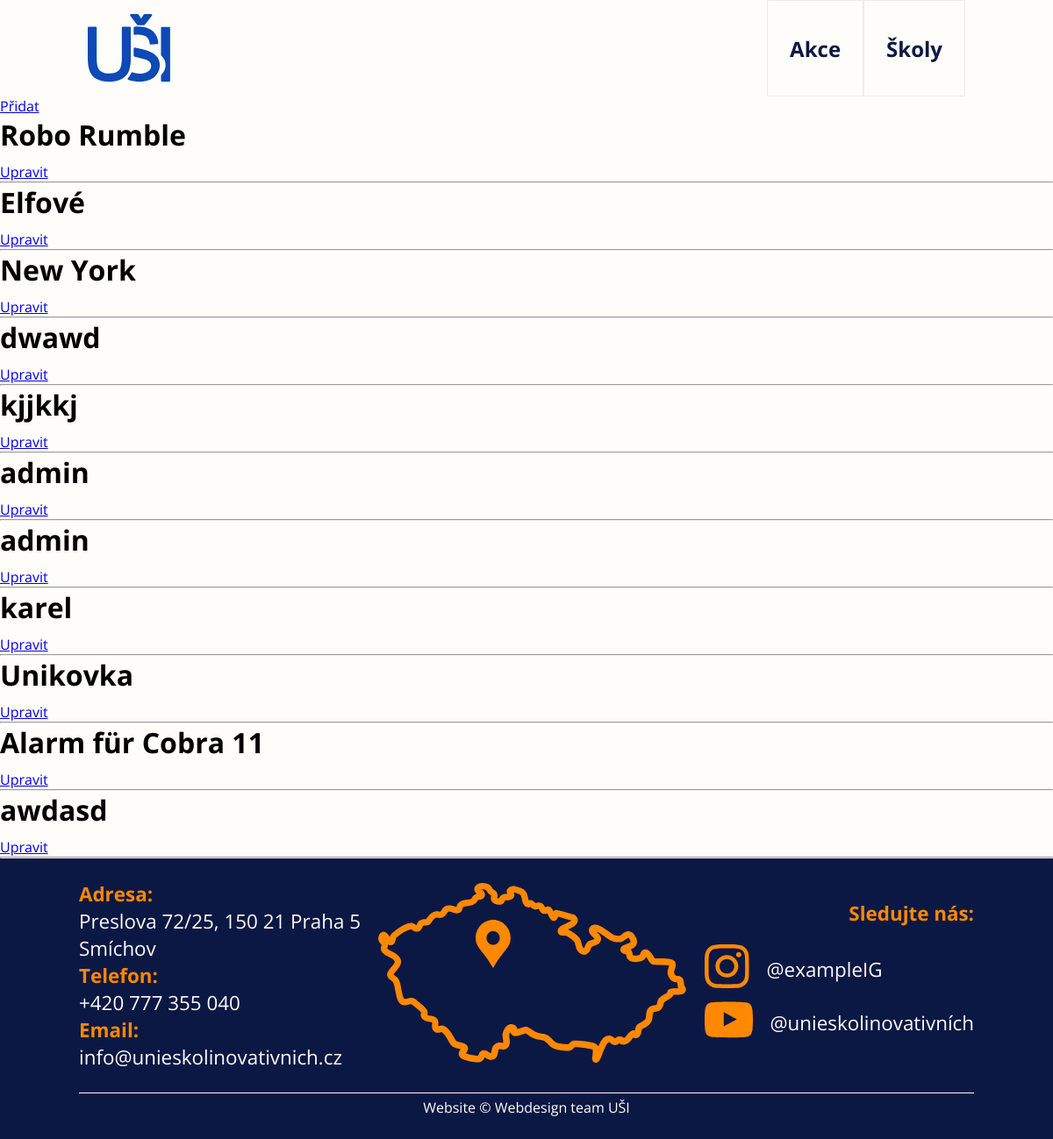
The page /pages/editEvents.php (signed in) on the database as committed earlier.
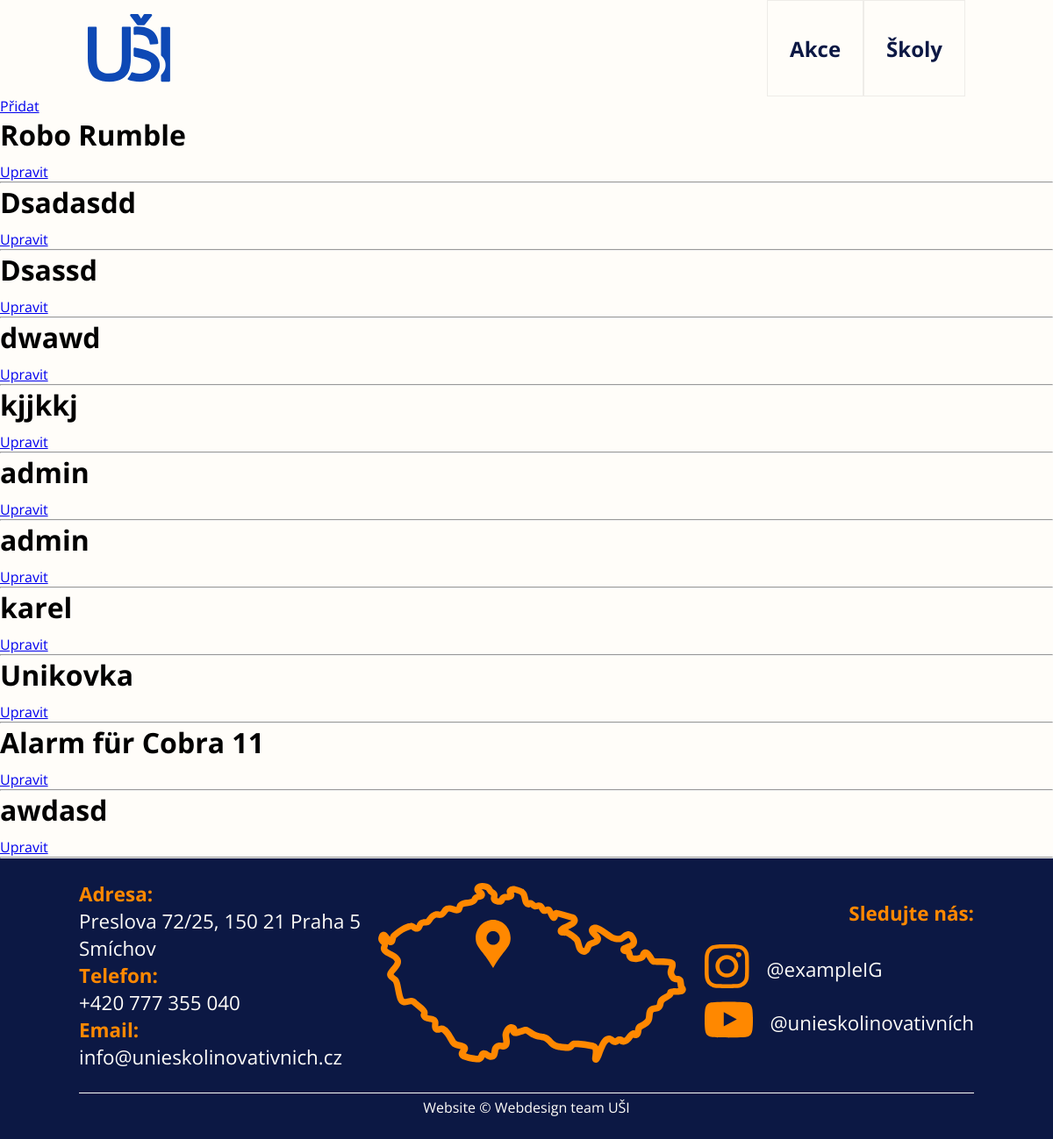
The same page on the database as committed later.
### tables this page shows
CREATE TABLE `event` (
  `event_id` int(11) NOT NULL,
  `title` varchar(255) NOT NULL,
  `date` date NOT NULL,
  `location` varchar(255) NOT NULL,
  `description` text NOT NULL,
  `author_id` int(11) NOT NULL
);

### config/config.php (called while the page is built, shortened)
<?php
    $config = [
        'db_host' => 'localhost',
        'db_name' => 'usi',
        'db_user' => 'root',
        'db_pass' => ''
    ];
?>

### repository/Database.php (called while the page is built, shortened)
<?php
    require_once $_SERVER["DOCUMENT_ROOT"] . "/webUSI/config/config.php";
    class Database
{
    private $pdo;
    public function __construct() {
        global $config;
        $dsn = "mysql:host={$config['db_host']};dbname={$config['db_name']}";
        $username = $config['db_user'];
        $password = $config['db_pass'];
        $options = [
            PDO::ATTR_ERRMODE            => PDO::ERRMODE_EXCEPTION,
            PDO::ATTR_DEFAULT_FETCH_MODE => PDO::FETCH_ASSOC,
            PDO::ATTR_EMULATE_PREPARES   => false,
        ];
        try {
            $this->pdo = new PDO($dsn, $username, $password, $options);
        } catch (PDOException $e) {
            throw new PDOException($e->getMessage(), (int)$e->getCode());
        }
    }
        public function getEvents($limit = null): array
        {
            $limitClause = ($limit !== null) ? "LIMIT $limit" : "";
            $query = "SELECT e.*, GROUP_CONCAT(i.url) AS url
              FROM `event` e
              LEFT JOIN `image` i ON e.event_id = i.event_id
              GROUP BY e.event_id
              ORDER BY e.`date` DESC $limitClause";
            $stmt = $this->pdo->query($query);
            $events = $stmt->fetchAll(PDO::FETCH_ASSOC);
            return $events;
        }
}

### pages/editEvents.php (the view, shortened to what this page needs)
<?php
require_once $_SERVER["DOCUMENT_ROOT"] . "/webUSI/repository/Database.php";
$database = new \repository\Database();
$events = $database->getEvents();
include_once($_SERVER["DOCUMENT_ROOT"] . "/webUSI/includes/headerAdmin.php");
?>
<a href="<?php $_SERVER["DOCUMENT_ROOT"] ?>/webUSI/addEvent">Přidat</a>
<?php foreach ($events as $event): ?>
    <div>
        <h1><?php echo $event["title"]; ?></h1>
                    <div id="image-preview">
                    </div>
        <a href="<?php $_SERVER["DOCUMENT_ROOT"] ?>/webUSI/editEvent?eventId=<?php echo $event["event_id"]; ?>">Upravit</a>
        <hr>
    </div>
<?php endforeach;
include_once($_SERVER["DOCUMENT_ROOT"] . "/webUSI/includes/footer.php");

Rows that differ between the two databases and show on the page:
changed event: title "Elfové" → "Dsadasdd"
changed event: title "New York" → "Dsassd"
